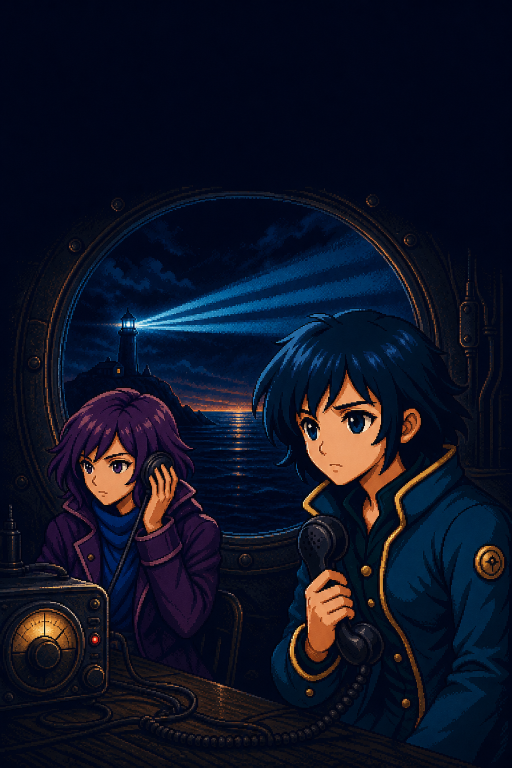
#> input picture StoryForge/assets/signal-before-dawn-slice/sources/cover_key_art_source_v1.png, 1024 x 1536 px (shown at 1/2 size)
$ python -i make_signal_before_dawn_release_art.py   (imports and definitions only)
#> lines starting #> are read from the running program, lines starting #| are printed output that depends on the picture
#> further down, picture is the input picture: PIL image 1024x1536 RGB; mean R, G, B 15.1, 18.9, 35.8
#!/usr/bin/env python3
from __future__ import annotations

import hashlib
import json
from datetime import datetime, timezone
from pathlib import Path

from PIL import Image, ImageDraw, ImageFont

from check_wscvn_text_contract import draw_bitmap_text, parse_font


ROOT = Path(__file__).resolve().parents[1]
ASSET_ROOT = ROOT / "assets" / "signal-before-dawn-slice"
SOURCE_ROOT = ASSET_ROOT / "sources"
OUT_ROOT = ASSET_ROOT / "release"
FONT_PATH = ROOT / "runtime-local" / "src" / "font.h"
COVER_SOURCE = SOURCE_ROOT / "cover_key_art_source_v1.png"
LABEL_SOURCE = SOURCE_ROOT / "cartridge_label_source_v1.png"
COVER_OUT = OUT_ROOT / "cover-art-v1.png"
LABEL_OUT = OUT_ROOT / "cartridge-label-v1.png"
PREVIEW_OUT = OUT_ROOT / "release-art-preview.png"
REPORT_OUT = OUT_ROOT / "release-art-report.json"

INK = (225, 242, 255)
CYAN = (70, 213, 238)
GOLD = (246, 180, 70)
SHADOW = (3, 10, 24)


def sha256(path: Path) -> str:
    return hashlib.sha256(path.read_bytes()).hexdigest()


# [27 lines left out: functions center_text, fit_cover, not called in this run]


def fit_label(source: Image.Image) -> Image.Image:
    target = (1500, 900)
    target_ratio = target[0] / target[1]
    source_ratio = source.width / source.height
#> source_ratio = 0.667
    if source_ratio > target_ratio:
        crop_w = round(source.height * target_ratio)
        left = (source.width - crop_w) // 2
        source = source.crop((left, 0, left + crop_w, source.height))
    else:
        crop_h = round(source.width / target_ratio)
#> crop_h = 614
        top = (source.height - crop_h) // 2
#> top = 461
        source = source.crop((0, top, source.width, top + crop_h))
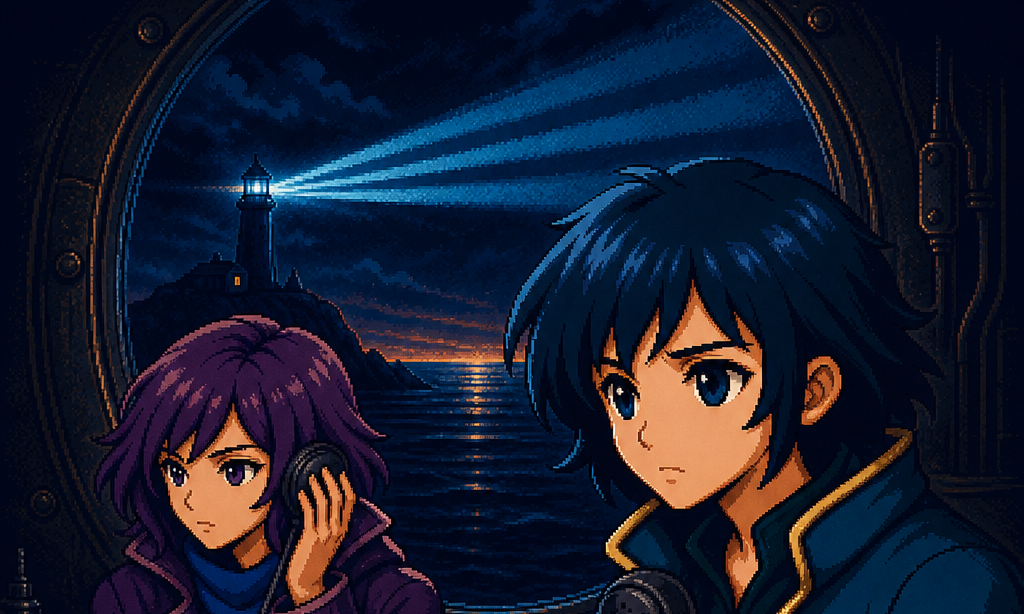
#> source: PIL image 1024x614 RGB; mean R, G, B 23, 28, 46.5
    return source.resize(target, Image.Resampling.LANCZOS)


# [81 lines left out: functions make_cover, make_label, make_preview, file_fact, main, not called in this run]


# [2 lines not run here, left out]

>>> from PIL import Image
>>> picture = Image.open('../assets/signal-before-dawn-slice/sources/cover_key_art_source_v1.png')
>>> result = fit_label(picture)
